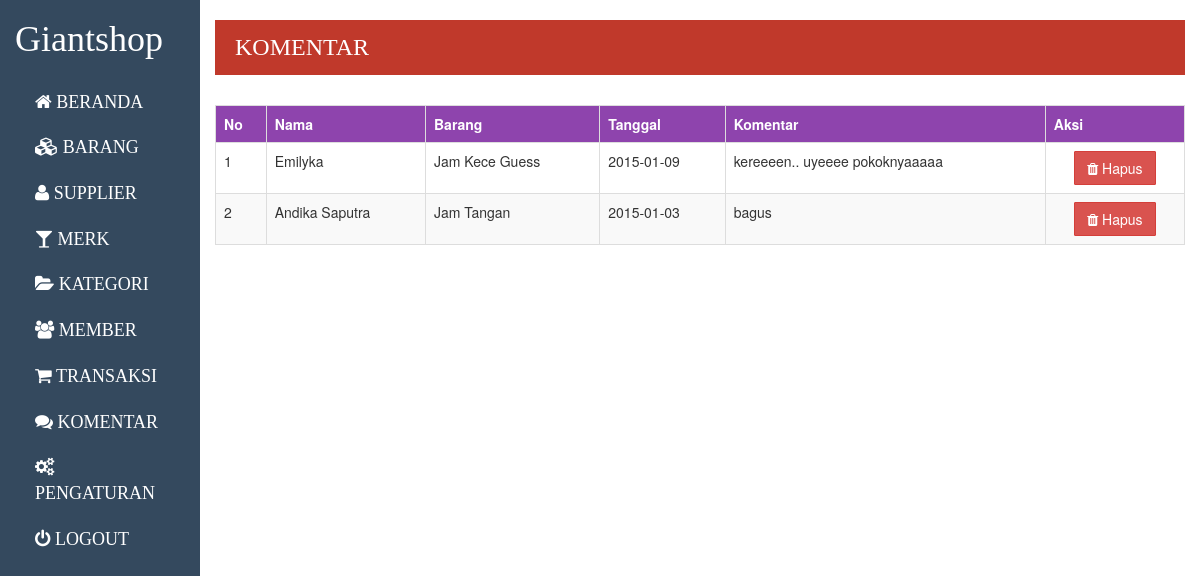
The page /admin/index.php?p=komentar (signed in) on the database its author committed.
### tables this page shows
CREATE TABLE IF NOT EXISTS `komentar` (
`idkomentar` int(11) NOT NULL,
  `email` varchar(50) DEFAULT NULL,
  `kdbarang` char(5) DEFAULT NULL,
  `tgl` date NOT NULL,
  `isikomentar` text
);

CREATE TABLE IF NOT EXISTS `user` (
  `email` varchar(50) NOT NULL,
  `password` varchar(50) NOT NULL,
  `nama` varchar(50) NOT NULL,
  `notelp` varchar(15) NOT NULL,
  `alamat` text NOT NULL
);

CREATE TABLE IF NOT EXISTS `barang` (
  `kdbarang` char(5) NOT NULL,
  `nmbarang` varchar(50) NOT NULL,
  `kdjenis` char(5) NOT NULL,
  `kdmerk` char(5) NOT NULL,
  `kdsupplier` char(5) NOT NULL,
  `deskripsi` text NOT NULL,
  `foto` varchar(50) DEFAULT NULL,
  `harga` int(11) NOT NULL,
  `stok` int(4) NOT NULL
);

### admin/operation/komentar/index.php (the view)
<div class="title">
	<h3>komentar</h3>
</div>
<table cellspacing=0 class="table table-striped table-bordered">
	<tr>
		<th>No</th>
		<th>Nama</th>
		<th>Barang</th>
		<th>Tanggal</th>
		<th>Komentar</th>
		<th>Aksi</th>
	</tr>
<?php
$q = "SELECT nama, nmbarang, tgl, isikomentar, idkomentar FROM user U JOIN komentar K ON U.email=K.email JOIN barang B ON B.kdbarang=K.kdbarang ORDER BY tgl DESC";
$sql = mysql_query($q);
$no = 1;
while($res = mysql_fetch_array($sql)){?>
	<tr>
		<td><?php echo $no; ?></td>
		<td><?php echo $res[0]; ?></td>
		<td><?php echo $res[1]; ?></td>
		<td><?php echo $res[2]; ?></td>
		<td><?php echo $res[3]; ?></td>
		<td align="center">
			<a href="?p=hapuskomentar&kd=<?php echo $res[4]; ?>" class="btn btn-danger" onclick="return confirm('Anda yakin mau menghapus ini?')"><i class="fa fa-trash"></i> Hapus</a>
		</td>
	</tr>
<?php
	$no++;
}
?>
</table>

### assets/css/admin.css (style rules this page uses)
table { margin: 20px auto; }
table th { background-color: #8e44ad; color: #fff; }
.title { background-color: #c0392b; color: #fff; padding: 10px 20px; margin-bottom: 30px; }
.title h3 { margin: 0; text-transform: uppercase; font-family: Langdon; display: inline-block; line-height: 35px; }

### rows shown on the page
komentar: email.nama "Emilyka", kdbarang.nmbarang "Jam Kece Guess", tgl "2015-01-09", isikomentar "kereeeen.. uyeeee pokoknyaaaaa"
komentar: email.nama "Andika Saputra", kdbarang.nmbarang "Jam Tangan", tgl "2015-01-03", isikomentar "bagus"
